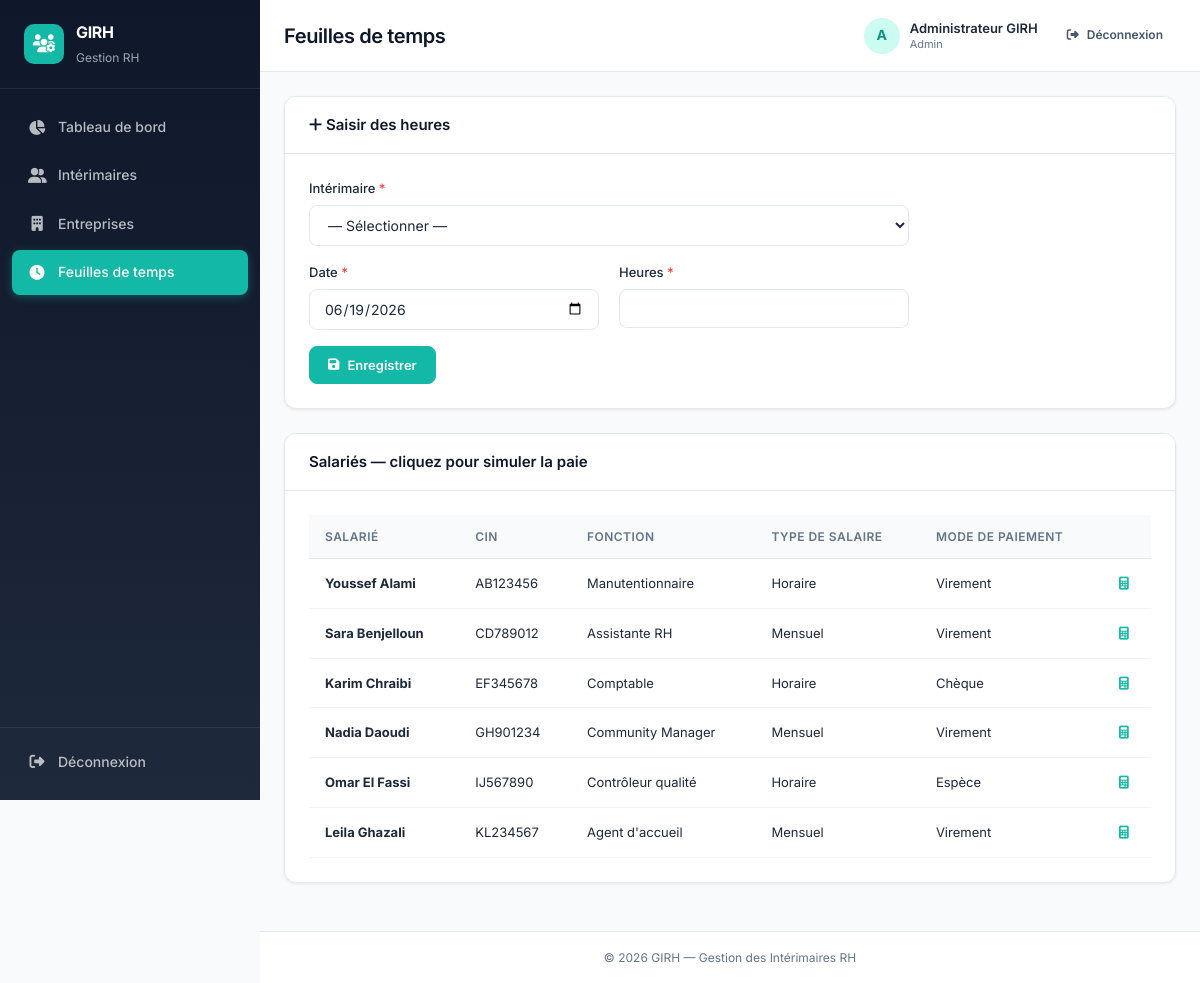
/feuilles_temps.php (signed in), run on the app's committed database.
### tables this page shows
CREATE TABLE IF NOT EXISTS interimaires (
    id INT AUTO_INCREMENT PRIMARY KEY,
    nom VARCHAR(100) NOT NULL,
    prenom VARCHAR(100) NOT NULL,
    cin VARCHAR(20) NOT NULL UNIQUE,
    fonction VARCHAR(100) NOT NULL,
    telephone VARCHAR(20),
    email VARCHAR(150),
    adresse VARCHAR(255),
    date_naissance DATE,
    entreprise_id INT,
    type_contrat ENUM('CDI','CDD','ANAPEC') NOT NULL,
    date_debut DATE NOT NULL,
    date_fin DATE NULL,
    salaire DECIMAL(10,2) NOT NULL,
    type_salaire ENUM('horaire','mensuel') NOT NULL DEFAULT 'mensuel',
    mode_paiement ENUM('espece','virement','cheque') NOT NULL DEFAULT 'virement',
    statut ENUM('paie_bloquee','en_mission','fin_de_contrat') NOT NULL DEFAULT 'en_mission',
    competences TEXT,
    created_at TIMESTAMP DEFAULT CURRENT_TIMESTAMP,
    CONSTRAINT fk_interimaire_entreprise FOREIGN KEY (entreprise_id) REFERENCES entreprises(id) ON DELETE SET NULL ON UPDATE CASCADE
);

### php/config.php (called while the page is built, shortened)
<?php
function e(?string $value): string
{
    return htmlspecialchars($value ?? '', ENT_QUOTES, 'UTF-8');
}

### php/feuilles_temps.php (called while the page is built, shortened)
<?php
require_once __DIR__ . '/config.php';
function getInterimairesForFeuillesTemps(): array
{
    $pdo = getPDO();
    $stmt = $pdo->query('
        SELECT i.id, i.nom, i.prenom, i.cin, i.fonction,
               i.type_salaire, i.mode_paiement, e.nom_entreprise
        FROM interimaires i
        LEFT JOIN entreprises e ON e.id = i.entreprise_id
        ORDER BY i.nom ASC, i.prenom ASC
    ');
    return $stmt->fetchAll();
}

### php/interimaires.php (called while the page is built, shortened)
<?php
require_once __DIR__ . '/config.php';
function getTypeSalaireLabel(string $type): string
{
    return $type === 'horaire' ? 'Horaire' : 'Mensuel';
}
function getModePaiementLabel(string $mode): string
{
    return match ($mode) {
        'espece'   => 'Espèce',
        'virement' => 'Virement',
        'cheque'   => 'Chèque',
        default    => $mode,
    };
}

### feuilles_temps.php (the view, shortened to what this page needs)
<?php
require_once __DIR__ . '/php/feuilles_temps.php';
require_once __DIR__ . '/php/interimaires.php';
$selectedId = (int) ($_GET['interimaire_id'] ?? 0);
$data = [
    'interimaire_id'     => $selectedId ?: '',
    'date'               => date('Y-m-d'),
    'heures_travaillees' => '',
];
$salaries = getInterimairesForFeuillesTemps();
include __DIR__ . '/includes/header.php';
?>
<div class="card">
    <div class="card-header"><h3><i class="fa-solid fa-plus"></i> Saisir des heures</h3></div>
    <div class="card-body">
        <form method="POST" class="form" id="feuilleForm" style="max-width:600px" novalidate>
            <div class="form-group">
                <label for="interimaire_id">Intérimaire <span class="required">*</span></label>
                <select id="interimaire_id" name="interimaire_id" class="form-control" required>
                    <option value="">— Sélectionner —</option>
                </select>
            </div>
            <div class="form-grid">
                <div class="form-group">
                    <label for="date">Date <span class="required">*</span></label>
                    <input type="date" id="date" name="date" class="form-control" value="<?= e($data['date']) ?>" required>
                </div>
                <div class="form-group">
                    <label for="heures_travaillees">Heures <span class="required">*</span></label>
                    <input type="number" id="heures_travaillees" name="heures_travaillees" step="0.5" min="0.5" max="24"
                           class="form-control" value="<?= e($data['heures_travaillees']) ?>" required>
                </div>
            </div>
            <button type="submit" class="btn btn-primary"><i class="fa-solid fa-save"></i> Enregistrer</button>
        </form>
    </div>
</div>
<div class="card">
    <div class="card-header">
        <h3>Salariés — cliquez pour simuler la paie</h3>
    </div>
    <div class="card-body table-responsive">
        <?php if (empty($salaries)): ?>
            <p class="text-muted text-center">Aucun intérimaire enregistré.</p>
        <?php else: ?>
            <table class="table" id="salariesTable">
                <thead>
                    <tr>
                        <th>Salarié</th>
                        <th>CIN</th>
                        <th>Fonction</th>
                        <th>Type de salaire</th>
                        <th>Mode de paiement</th>
                        <th></th>
                    </tr>
                </thead>
                <tbody>
                    <?php foreach ($salaries as $s): ?>
                        <tr class="clickable-row" onclick="window.location='simulation_paie.php?id=<?= (int) $s['id'] ?>'">
                            <td><strong><?= e($s['prenom'] . ' ' . $s['nom']) ?></strong></td>
                            <td><?= e($s['cin']) ?></td>
                            <td><?= e($s['fonction']) ?></td>
                            <td><?= e(getTypeSalaireLabel($s['type_salaire'])) ?></td>
                            <td><?= e(getModePaiementLabel($s['mode_paiement'])) ?></td>
                            <td><i class="fa-solid fa-calculator" style="color:#14B8A6"></i></td>
                        </tr>
                    <?php endforeach; ?>
                </tbody>
            </table>
        <?php endif; ?>
    </div>
</div>
<?php include __DIR__ . '/includes/footer.php'; ?>

### css/style.css (style rules this page uses)
:root { --slate-900: #0F172A; --slate-800: #1E293B; --slate-600: #475569; --slate-500: #64748B; --slate-200: #E2E8F0; --slate-100: #F1F5F9; --slate-50: #F8FAFC; --white: #FFFFFF; --accent: #14B8A6; --accent-hover: #0D9488; --accent-light: #CCFBF1; --blue-accent: #0EA5E9; --success: #10B981; --success-bg:#D1FAE5; --warning: #F59E0B; --warning-bg:#FEF3C7; --danger: #EF4444; --danger-bg: #FEE2E2; --sidebar-width: 260px; --topbar-height: 72px; --radius: 12px; --radius-sm: 8px; --shadow: 0 1px 3px rgba(0, 0, 0, 0.08); --shadow-md: 0 4px 16px rgba(15, 23, 42, 0.08); --transition: 0.2s ease; }
* { margin: 0; padding: 0; box-sizing: border-box; }
body { font-family: 'Inter', -apple-system, BlinkMacSystemFont, sans-serif; background: var(--slate-50); color: var(--slate-800); line-height: 1.6; font-size: 14px; -webkit-font-smoothing: antialiased; }
.card { background: var(--white); border-radius: var(--radius); box-shadow: var(--shadow); margin-bottom: 24px; border: 1px solid var(--slate-200); overflow: hidden; }
.card-header { padding: 16px 24px; border-bottom: 1px solid var(--slate-200); background: var(--white); }
.card-header h3 { font-size: 15px; font-weight: 600; color: var(--slate-900); }
.card-body { padding: 24px; }
.btn { display: inline-flex; align-items: center; justify-content: center; gap: 8px; padding: 9px 18px; border-radius: var(--radius-sm); font-size: 13px; font-weight: 600; font-family: inherit; border: 1px solid transparent; cursor: pointer; transition: all var(--transition); text-decoration: none; white-space: nowrap; line-height: 1.4; }
.btn-primary { background: var(--accent); color: var(--white); border-color: var(--accent); }
.form-group { margin-bottom: 16px; }
.form-group label { display: block; margin-bottom: 6px; font-weight: 500; font-size: 13px; color: var(--slate-800); }
.required { color: var(--danger); }
.form-control { width: 100%; padding: 10px 14px; border: 1px solid var(--slate-200); border-radius: var(--radius-sm); font-size: 14px; font-family: inherit; color: var(--slate-800); background: var(--white); transition: border-color var(--transition), box-shadow var(--transition); }
.form-grid { display: grid; grid-template-columns: repeat(auto-fit, minmax(240px, 1fr)); gap: 0 20px; }
.table-responsive { overflow-x: auto; }
.table { width: 100%; border-collapse: collapse; font-size: 13px; }
.table th { padding: 12px 16px; text-align: left; font-weight: 600; font-size: 12px; text-transform: uppercase; letter-spacing: 0.04em; color: var(--slate-500); background: var(--slate-50); border-bottom: 1px solid var(--slate-200); white-space: nowrap; }
.table td { padding: 14px 16px; border-bottom: 1px solid var(--slate-100); color: var(--slate-800); vertical-align: middle; }
.table tbody tr { transition: background var(--transition); }
.table tbody tr.clickable-row { cursor: pointer; }

### data on the page
interimaires: prenom+nom "Youssef Alami", cin "AB123456", fonction "Manutentionnaire", type_salaire "Horaire", mode_paiement "Virement"
interimaires: prenom+nom "Sara Benjelloun", cin "CD789012", fonction "Assistante RH", type_salaire "Mensuel", mode_paiement "Virement"
interimaires: prenom+nom "Karim Chraibi", cin "EF345678", fonction "Comptable", type_salaire "Horaire", mode_paiement "Chèque"
interimaires: prenom+nom "Nadia Daoudi", cin "GH901234", fonction "Community Manager", type_salaire "Mensuel", mode_paiement "Virement"
interimaires: prenom+nom "Omar El Fassi", cin "IJ567890", fonction "Contrôleur qualité", type_salaire "Horaire", mode_paiement "Espèce"
interimaires: prenom+nom "Leila Ghazali", cin "KL234567", fonction "Agent d'accueil", type_salaire "Mensuel", mode_paiement "Virement"

### other printed values
APP_NAME "GIRH"
$pageTitle "Feuilles de temps"
substr($currentUser['nom'], 0, 1) "A"
$currentUser['nom'] "Administrateur GIRH"
$currentUser['role'] "Admin"
APP_SUBTITLE "Gestion des Intérimaires RH"
